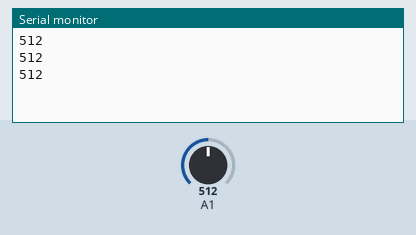
Simulated run of this sketch. Board: Arduino Uno, built with avr-gcc and run on an emulated ATmega328P. Parts: the last lines printed to the serial monitor. The test bench sets the inputs (shaded band); at power-on: A1 = 512.

Above: at 1.3 s.
1.4 s: A1 set to 716
At 1.9 s:
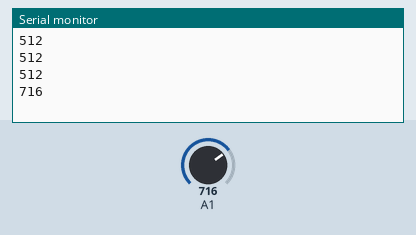
2.9 s: A1 set to 900
At 3.4 s:
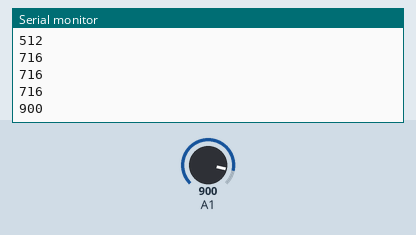
Timing chart, 0 to 5.9 s (numbered marks = the images above; inputs shaded):
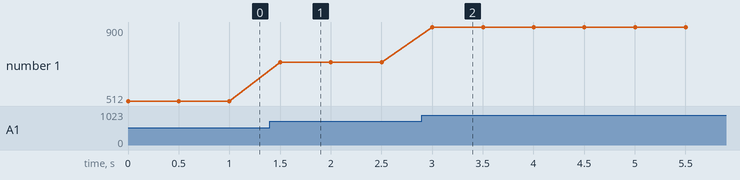

The sketch:

12-1.ino
```cpp
void setup() {

  Serial.begin(9600);
}

void loop() {
int CDS;

   CDS = analogRead(A1);
   Serial.println(CDS);
   delay(500);
}
```

Measured:
- after the input at 1.4 s, the serial monitor: prints a new line after 0.10 s (image 1)
- after the input at 2.9 s, the serial monitor: prints a new line after 0.10 s (image 2)
- plotted number 1: 512 → 716 after the input at 1.4 s, 716 → 900 after the input at 2.9 s
